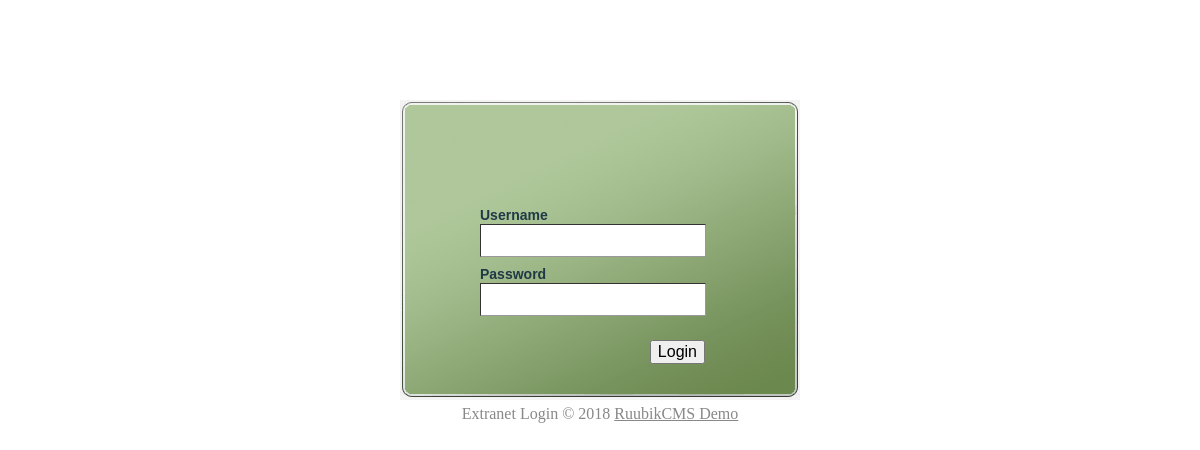
The page /extra/login.php on the database as committed earlier.
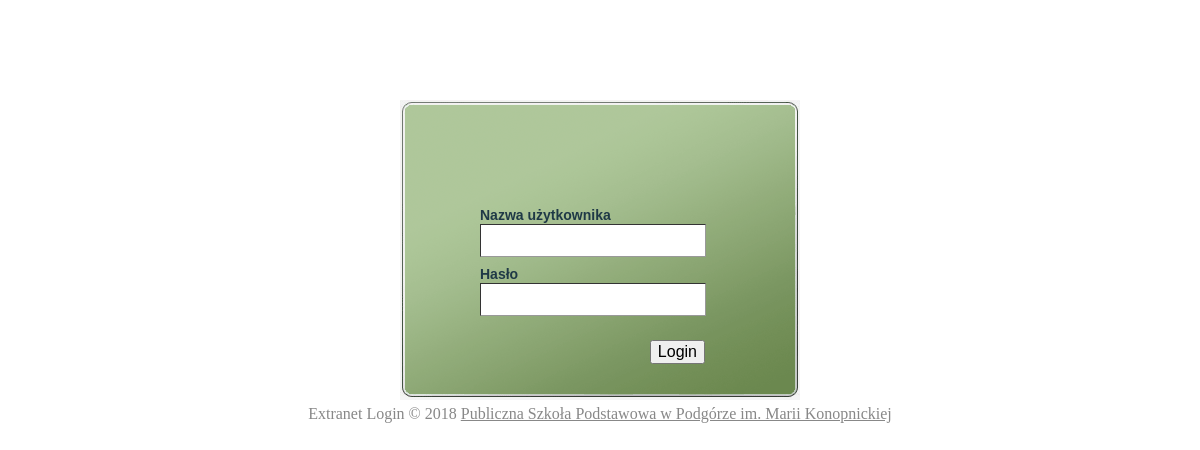
The same page on the database as committed later.
### tables this page shows
CREATE TABLE "site" ("id" integer PRIMARY KEY ,"name" text,"doctype" integer,"charset" text,"robots" text,"title" text,"description" text,"keywords" text,"copyright" text,"author" text,"lang" text,"gacode" text,"news_textlink" INTEGER,"news_readmore" INTEGER,"news_showdate" INTEGER,"news_maxshort" INTEGER, "no_image1" INTEGER, "no_image2" INTEGER, "clean_url" INTEGER, "url_suffix" TEXT, "news_num" INTEGER, "siteroot" TEXT, "news_readmoretext" TEXT, "no_image3" INTEGER);

### ruubikcms/includes/commonfunc.php (called while the page is built, shortened)
<?php
function query_single($sql)
{
	global $dbh;
	$result = $dbh->query($sql);
	$value = $result->fetchColumn();
	if ($value) return $value;
	else return FALSE;
}
?>

### extra/login.php (the view, shortened to what this page needs)
<?php
$dbh = new PDO(PDO_DB_DRIVER.':../'.RUUBIKCMS_FOLDER.'/'.PDO_DB_FOLDER.'/'.PDO_DB_NAME);
require('../ruubikcms/includes/commonfunc.php');
$company = query_single("SELECT name FROM site WHERE id = 1");
?>
<!DOCTYPE html PUBLIC "-//W3C//DTD XHTML 1.0 Transitional//EN"
"http://www.w3.org/TR/xhtml1/DTD/xhtml1-transitional.dtd">
<html xmlns="http://www.w3.org/1999/xhtml" xml:lang="<?php echo RLANG;?>" lang="<?php echo RLANG;?>">
	<head>
		<link rel="stylesheet" type="text/css" href="login/css/styleLogin.css" />
    </head>
    <body>
        <div id="wrapper">
			<div id="mainBody">
				<div id="login">
					<div id="innerLogin">
						<?php
							require('login/form.php');
						?>
					</div>
				</div>
				<div id="loginFooter">
					<?php echo EXTRANET.' '.LOGIN ;?> &copy; <?php echo date("Y").' <a href="../">'.$company.'</a>';?>
				</div>
			</div>
		</div>
</body>
</html>

### extra/login/form.php
<form method="post" action="login/login.php">
	<div class="loginText"><?php echo USERNAME;?></div>
	<div class="loginInput"><input type="text" name="username" id="username" /></div>
	<div class="loginText"><?php echo PASSWORD;?></div>
	<div class="loginInput"><input type="password" name="passwd" /></div>
	<div class="loginbtn"><input type="submit" value="<?php echo LOGIN;?>" class="inputbtn-off" /></div>
</form>

Rows that differ between the two databases and show on the page:
changed site: name "RuubikCMS Demo" → "Publiczna Szkoła Podstawowa w Podgórze im. Marii Konopnickiej"
Other text that changed with them:
USERNAME: "Username" → "Nazwa użytkownika"
PASSWORD: "Password" → "Hasło"
